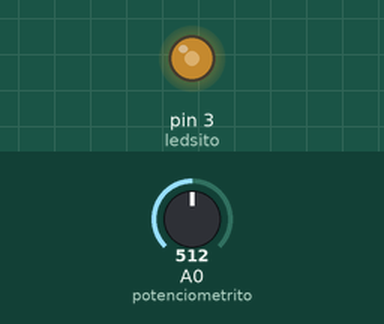
Simulated run of this sketch. Board: Arduino Uno, built with avr-gcc and run on an emulated ATmega328P. Parts: output pins drawn as LEDs (lit = HIGH). Inputs (shaded band) come from the test bench; at power-on: A0 (potenciometrito) = 512.

Above: at 1.2 s.
1.3 s: A0 (potenciometrito) set to 716
At 1.9 s:
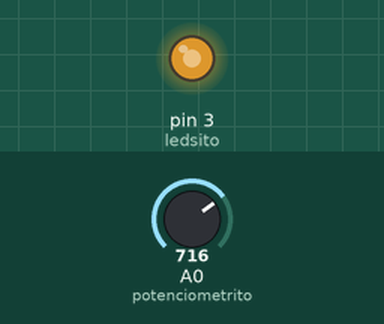
2.8 s: A0 (potenciometrito) set to 900
At 3.1 s:
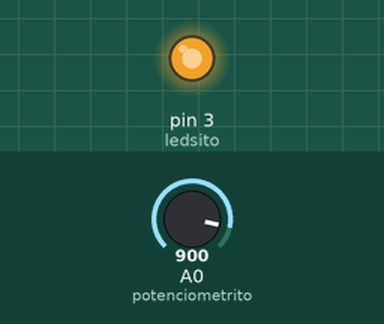
4.3 s: A0 (potenciometrito) set to 122
At 5.4 s:
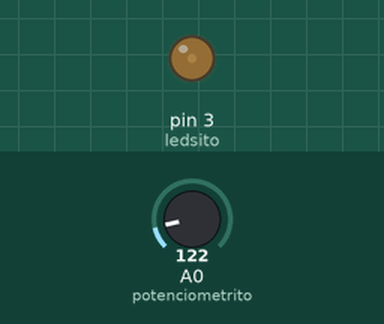
5.8 s: A0 (potenciometrito) set to 0
At 6.6 s:
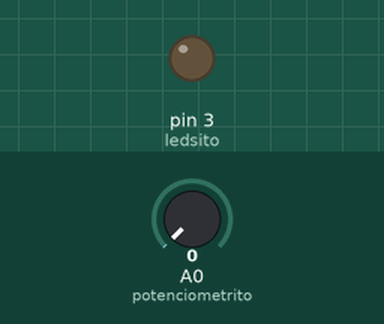
7.3 s: A0 (potenciometrito) set to 511
At 7.7 s:
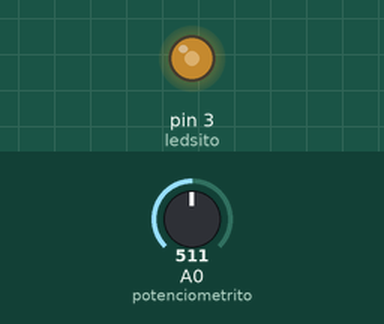
Timing chart, 0 to 9.8 s (numbered marks = the images above; inputs shaded):
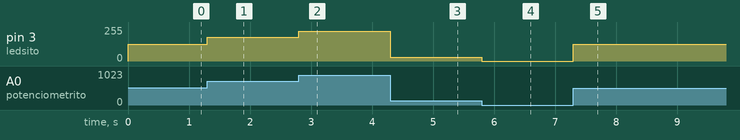

The sketch:

intencidad_por_potenciometro.ino
```cpp
/*
 * Fundacion Kinal
 * Centro educativo tecnico laboral Kinal
 * Electronica
 * Grado: Quinto
 * Sección: A
 * Curso: Taller de electronica digital y reparación de computadoras I
 * Nombre: Esteban Andres Rivas Arreaga
 * Carnet: 2020198
 * Proyecto: led por potenciometro
*/

#define ledsito 3
#define potenciometrito A0
int intencidadsita;
void setup() {
  pinMode(ledsito, OUTPUT);
}
void loop() {
 intencidadsita = map(analogRead(potenciometrito), 0, 1023, 0, 255);
 analogWrite(ledsito, intencidadsita);
}
```

Measured:
- after the input at 1.3 s, pin 3 (ledsito): 127/255 → 178/255 at once
- after the input at 2.8 s, pin 3 (ledsito): 178/255 → 224/255 at once
- after the input at 4.3 s, pin 3 (ledsito): 224/255 → 30/255 at once
- after the input at 5.8 s, pin 3 (ledsito): 30/255 → 0/255 at once
- after the input at 7.3 s, pin 3 (ledsito): 0/255 → 127/255 at once
